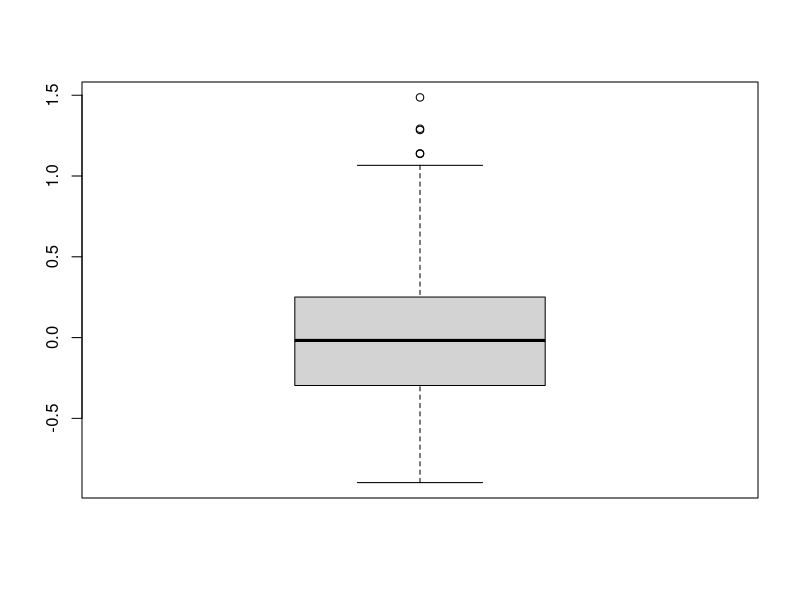
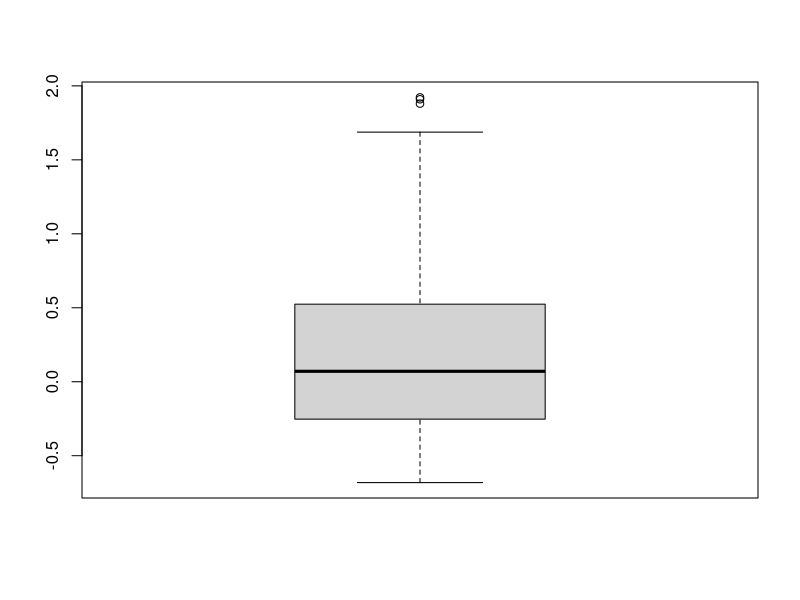
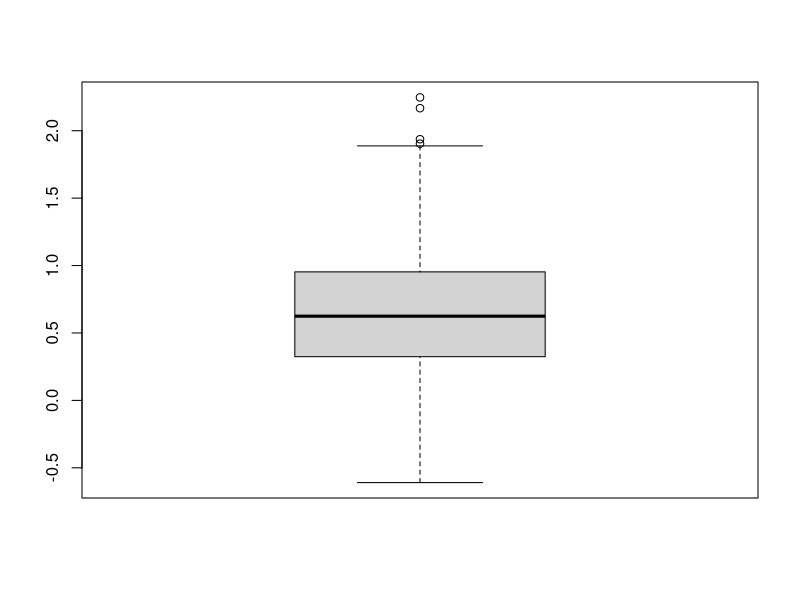
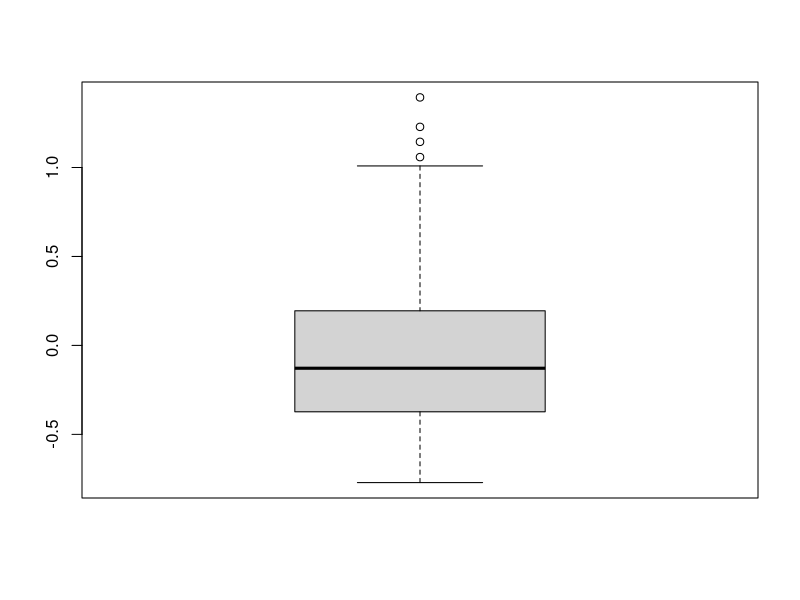
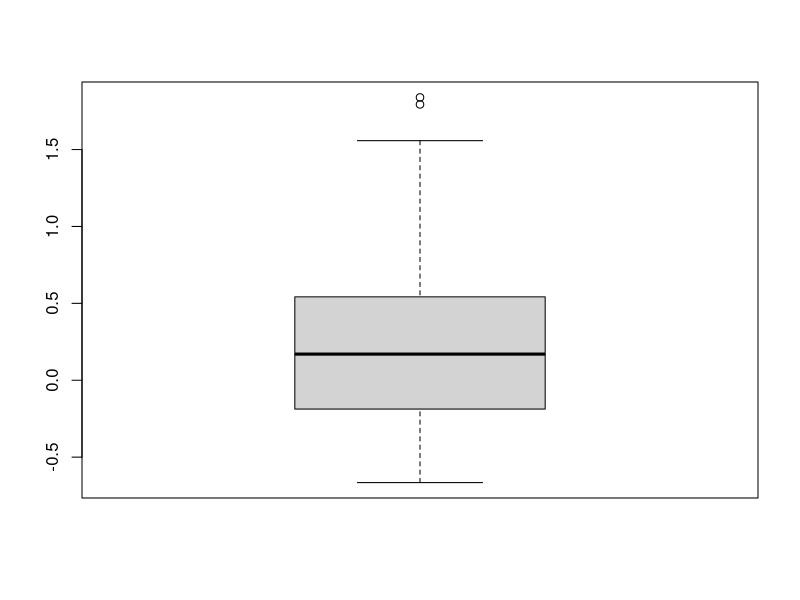
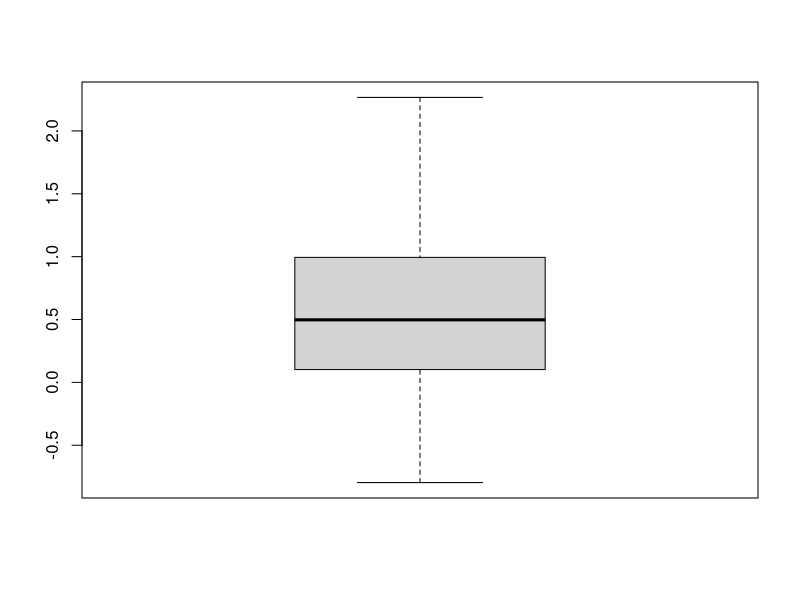
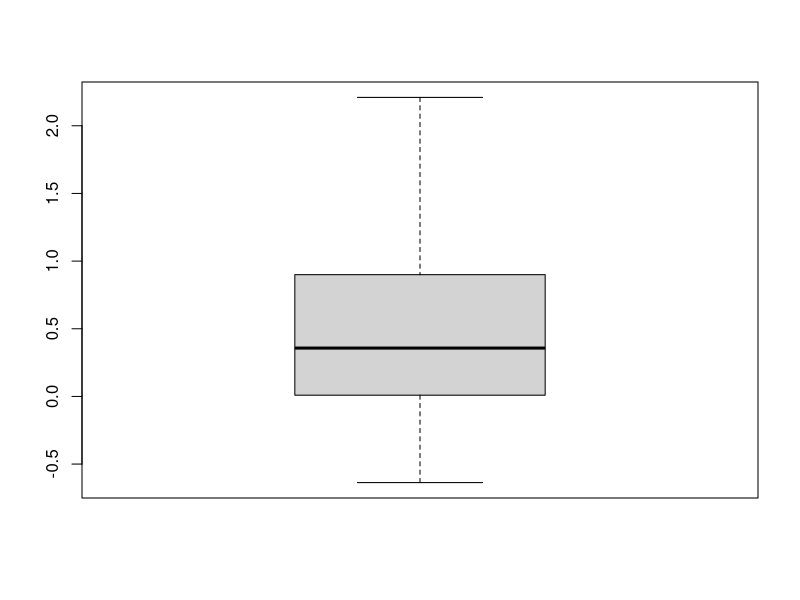
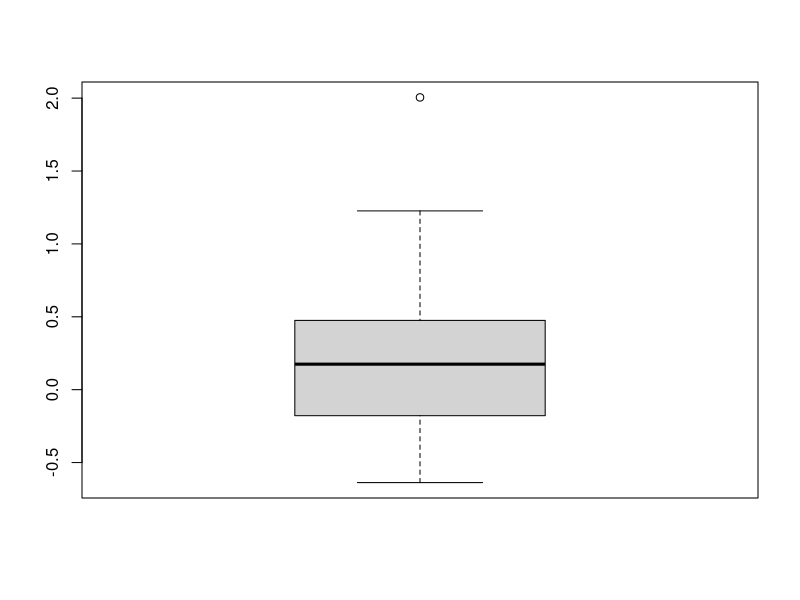

R code for these plots, in order:
library(tidyverse)
library(magrittr)
library(readxl)

setwd(dirname(rstudioapi::getActiveDocumentContext()$path))

df_exp1 <- read_excel("data_super_Exp1.xlsx")
df_exp2 <- read_excel("data_super_Exp2.xlsx")

df_exp1$exp <- 1
df_exp2$exp <- 2

df_exp1$exp_type <- "witness"
df_exp1$condition_2 <- NA
df_exp1$condition_2 <- ifelse(df_exp1$condition == "congruence witness", "congruent", "incongruent")

df_exp2$exp_type <- NA
df_exp2$exp_type[df_exp2$condition == "Kongruenz Witness" | df_exp2$condition == "Inkongruenz Witness"] <- "witness"
df_exp2$exp_type[df_exp2$condition == "Kongruenz Gambling" | df_exp2$condition == "Inkongruenz Gambling"] <- "gambling"
df_exp2$condition_2 <- NA
df_exp2$condition_2 <- ifelse(df_exp2$condition == "Kongruenz Witness" | df_exp2$condition == "Kongruenz Gambling", "congruent", "incongruent")
df_exp2$subject_id <- df_exp2$subject_id + 1000 

df <- rbind(df_exp1, df_exp2)

df %<>%
  select(
    exp, subject_id, exp_type, condition_2, response_coded, `correct response`,
    correct, number_faces, validity, `response time`
  ) %>% 
  rename(
    id = subject_id,
    condition = condition_2,
    resp = response_coded,
    correct_resp = `correct response`,
    rt = `response time`
  ) %>% 
  mutate(
    id = dense_rank(id),
    id = id - 1,
    correct_resp = case_when(
      correct_resp == "Wahrheit" ~ 1,
      correct_resp == "Lüge" ~ 0,
      correct_resp == "Gewinn" ~ 1,
      correct_resp == "Verlust" ~ 0
    ),
    correct = as.numeric(correct),
    number_faces = as.numeric(number_faces) - 1,
    validity = validity - 0.5,
    rt = rt / 1000
  )

# remove rt outliers
df %<>%
  group_by(id) %>%
  mutate(
    rt = ifelse(rt < 0.2, NA, rt),
    rt = ifelse(rt > 10, NA, rt)
  ) %>% 
  mutate(
    rt = ifelse(log(rt) < boxplot(log(rt))$stats[1], NA, rt),
    rt = ifelse(log(rt) > boxplot(log(rt))$stats[5], NA, rt)
  ) %>% 
  ungroup()

summary <- df %>% 
  group_by(validity) %>% 
  summarise(n_cues = number_faces[1]) %>% 
  mutate(n_cues = n_cues + 1)

write_csv(df, "prepared_data.csv")
